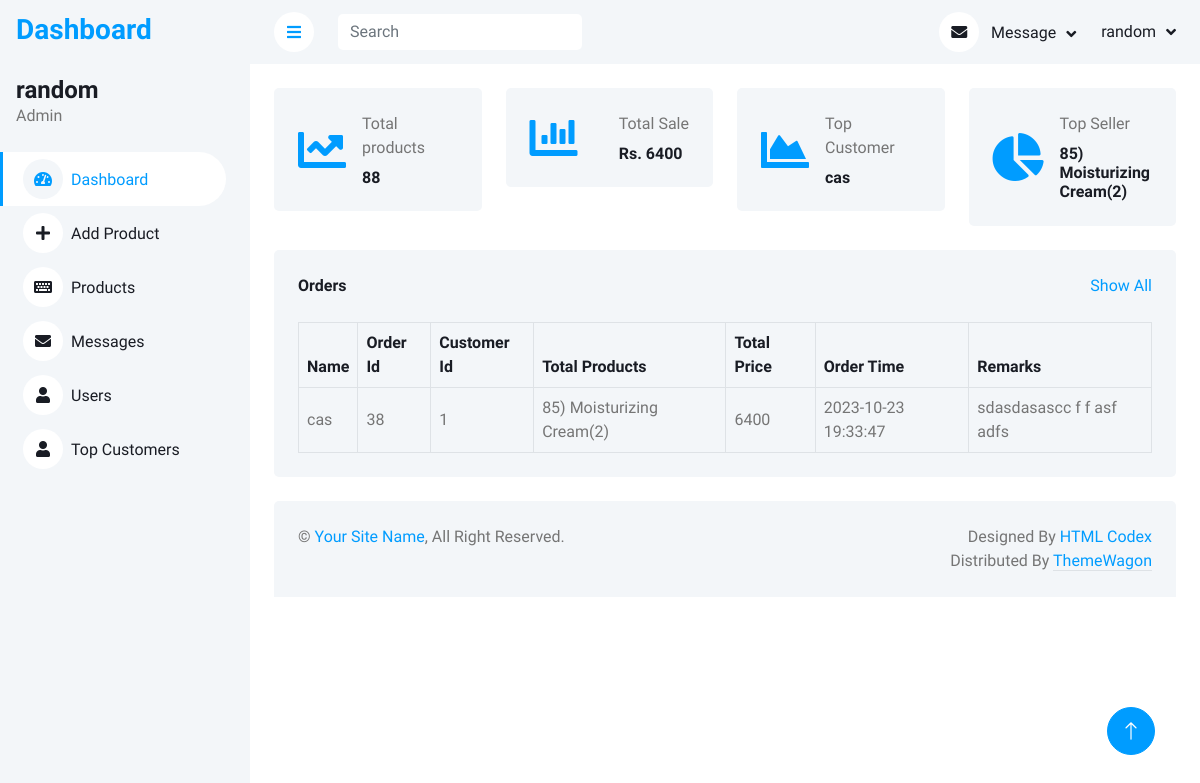
Page /admin-panel/dashborad.php (signed in) on the earlier database version.
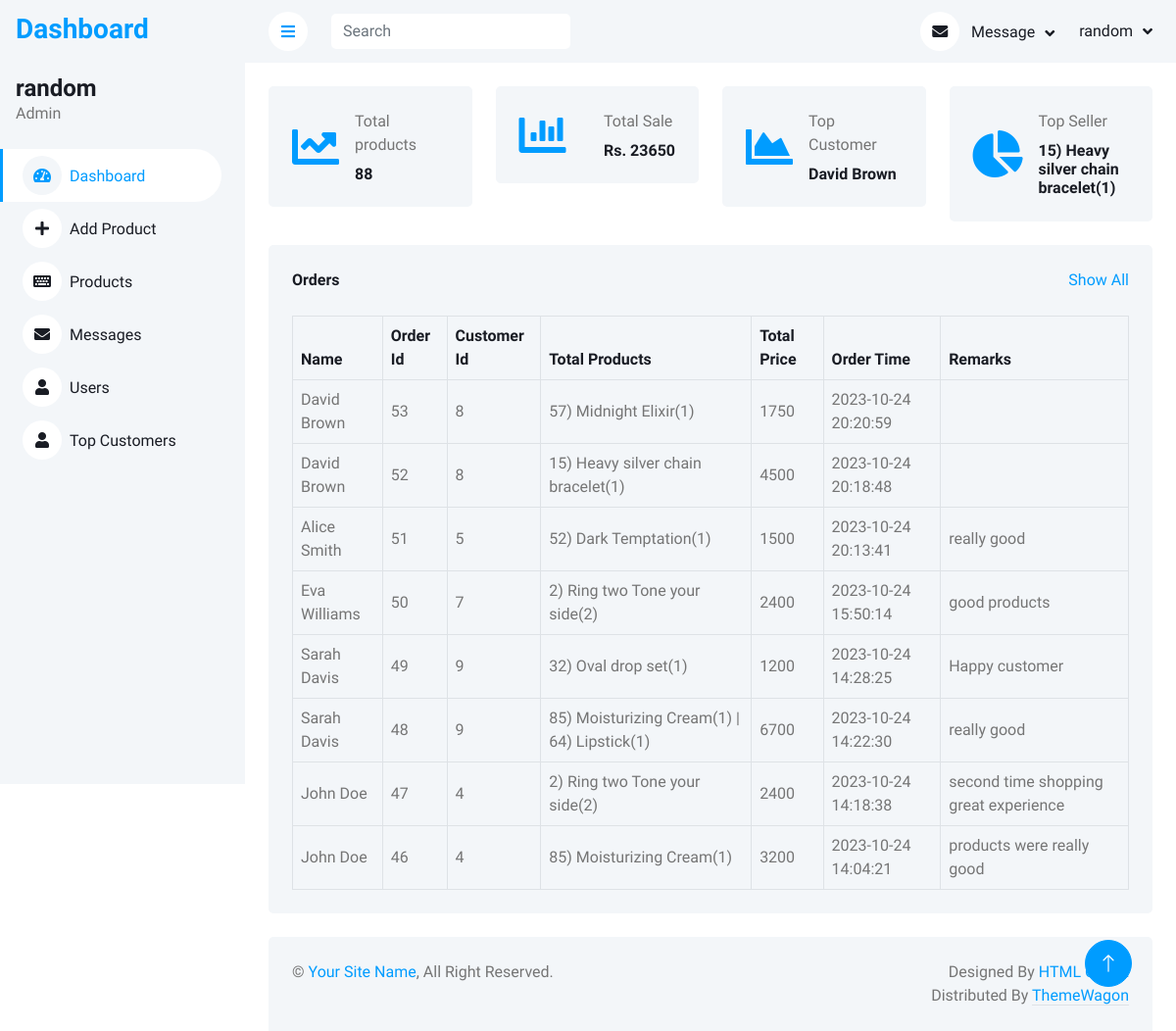
Same page on the later database version.
### tables this page shows
CREATE TABLE `orders` (
  `Name` varchar(255) DEFAULT NULL,
  `Address` varchar(255) DEFAULT NULL,
  `Email` varchar(255) DEFAULT NULL,
  `WorkPhoneNo` int(255) DEFAULT NULL,
  `CellNo` int(255) DEFAULT NULL,
  `DateOfBirth` date NOT NULL,
  `Remarks` varchar(255) DEFAULT NULL,
  `orderId` int(11) NOT NULL,
  `ProductId` int(11) DEFAULT NULL,
  `CustomerId` int(11) DEFAULT NULL,
  `TotalProducts` varchar(255) DEFAULT NULL,
  `TotalPrice` int(255) DEFAULT NULL,
  `OrderTime` timestamp NOT NULL DEFAULT current_timestamp()
);

### admin-panel/dashborad.php (the view, shortened to what this page needs)
<!DOCTYPE html>
<html lang="en">
<head>
    <link href="https://cdnjs.cloudflare.com/ajax/libs/font-awesome/5.10.0/css/all.min.css" rel="stylesheet">
    <link href="https://cdn.jsdelivr.net/npm/bootstrap-icons@1.4.1/font/bootstrap-icons.css" rel="stylesheet">
    <link href="https://cdn.datatables.net/1.13.6/css/jquery.dataTables.min.css" rel="stylesheet">
    <link href="css/bootstrap.min.css" rel="stylesheet">
    <link href="css/style.css" rel="stylesheet">
</head>
<body>
    <div class="container-xxl position-relative bg-white d-flex p-0">
        <?php include('sidebar.php') ?>
        <div class="content">
            <?php include('navbar.php') ?>
            <div class="container-fluid pt-4 px-4">
                <div class="row g-4">
                    <div class="col-sm-6 col-xl-3">
                        <div class="bg-light rounded d-flex align-items-center justify-content-between p-4">
                            <i class="fa fa-chart-line fa-3x text-primary"></i>
                            <div class="ms-3">
                                <p class="mb-2">Total products</p>
                                <h6 class="mb-0">
                                    <?php
                                    $select = "select * from products";
                                    $result = mysqli_query($connection, $select);
                                    $num = mysqli_num_rows($result);
                                    echo $num;
                                    ?>
                                </h6>
                            </div>
                        </div>
                    </div>
                    <div class="col-sm-6 col-xl-3">
                        <div class="bg-light rounded d-flex align-items-center justify-content-between p-4">
                            <i class="fa fa-chart-bar fa-3x text-primary"></i>
                            <div class="ms-3">
                                <p class="mb-2">Total Sale</p>
                                <h6 class="mb-0">
                                    Rs.
                                    <?php
                                    $select = "select TotalPrice from orders";
                                    $result = mysqli_query($connection, $select);
                                    $total_sales = 0;
                                    if (mysqli_num_rows($result) > 0) {
                                        while ($data = mysqli_fetch_assoc($result)) {
                                            $total_price = $data['TotalPrice'];
                                            $total_sales += $total_price;
                                        }
                                        echo $total_sales;
                                    } else {
                                        echo "0";
                                    }
                                    ?>
                                </h6>
                            </div>
                        </div>
                    </div>
                    <div class="col-sm-6 col-xl-3">
                        <div class="bg-light rounded d-flex align-items-center justify-content-between p-4">
                            <i class="fa fa-chart-area fa-3x text-primary"></i>
                            <div class="ms-3">
                                <p class="mb-2">Top Customer</p>
                                <h6 class="mb-0">
                                    <?php
                                    $select = mysqli_query($connection, "SELECT *, COUNT(Name) AS numbers FROM orders GROUP BY Name ORDER BY numbers DESC LIMIT 1");
                                    if (mysqli_num_rows($select) > 0) {
                                        while ($user = mysqli_fetch_assoc($select)) {
                                            $name = $user['Name'];
                                            echo $name;
                                        }
                                    }
                                    ?>
                                </h6>
                            </div>
                        </div>
                    </div>
                    <div class="col-sm-6 col-xl-3">
                        <div class="bg-light rounded d-flex align-items-center justify-content-between p-4">
                            <i class="fa fa-chart-pie fa-3x text-primary"></i>
                            <div class="ms-3">
                                <p class="mb-2">Top Seller</p>
                                <h6 class="mb-0">
                                    <?php
                                    $select = mysqli_query($connection, "SELECT COUNT(TotalProducts), TotalProducts AS number from orders GROUP BY TotalProducts limit 1");
                                    if (mysqli_num_rows($select) > 0) {
                                        while ($user = mysqli_fetch_assoc($select)) {
                                            $product = $user['number'];
                                            echo $product;
                                        }
                                    }
                                    ?>
                                </h6>
                            </div>
                        </div>
                    </div>
                </div>
            </div>
            <div class="container-fluid pt-4 px-4">
                <div class="bg-light text-center rounded p-4">
                    <div class="d-flex align-items-center justify-content-between mb-4">
                        <h6 class="mb-0">Orders</h6>
                        <a href="">Show All</a>
                    </div>
                    <div class="table-responsive">
                        <table class="table text-start align-middle table-bordered table-hover mb-0 table-responsive" id="orders-tabl">
                            <thead>
                                <tr class="text-dark">
                                    <th scope="col">Name</th>
                                    <th scope="col">Order Id</th>
                                    <th scope="col">Customer Id</th>
                                    <th scope="col">Total Products</th>
                                    <th scope="col">Total Price</th>
                                    <th scope="col">Order Time</th>
                                    <th scope="col">Remarks</th>
                                </tr>
                            </thead>
                            <tbody>
                                <?php
                                $select_order = mysqli_query($connection, "select * from orders order by orderId desc");
                                if (mysqli_num_rows($select_order) > 0) {
                                    while ($data = mysqli_fetch_array($select_order)) {
                                ?>
                                        <tr>
                                            <td><?php echo $data['Name'] ?></td>
                                            <td><?php echo $data['orderId'] ?></td>
                                            <td><?php echo $data['CustomerId'] ?></td>
                                            <td><?php echo $data['TotalProducts'] ?></td>
                                            <td><?php echo $data['TotalPrice'] ?></td>
                                            <td><?php echo $data['OrderTime'] ?></td>
                                            <td><?php echo $data['Remarks'] ?></td>
                                        </tr>
                                <?php
                                    }
                                }
                                ?>
                            </tbody>
                        </table>
                    </div>
                </div>
            </div>
            <div class="container-fluid pt-4 px-4">
                <div class="bg-light rounded-top p-4">
                    <div class="row">
                        <div class="col-12 col-sm-6 text-center text-sm-start">
                            &copy; <a href="#">Your Site Name</a>, All Right Reserved.
                        </div>
                        <div class="col-12 col-sm-6 text-center text-sm-end">
                            Designed By <a href="https://htmlcodex.com">HTML Codex</a>
                            Distributed By <a class="border-bottom" href="https://themewagon.com" target="_blank">ThemeWagon</a>
                        </div>
                    </div>
                </div>
            </div>
        </div>
        <a href="#" class="btn btn-lg btn-primary btn-lg-square back-to-top"><i class="bi bi-arrow-up"></i></a>
    </div>
</body>
</html>

### admin-panel/sidebar.php (shortened to what this page needs)
<!DOCTYPE html>
<html lang="en">
<head>
    <link href="https://cdnjs.cloudflare.com/ajax/libs/font-awesome/5.10.0/css/all.min.css" rel="stylesheet">
    <link href="https://cdn.jsdelivr.net/npm/bootstrap-icons@1.4.1/font/bootstrap-icons.css" rel="stylesheet">
    <link href="css/bootstrap.min.css" rel="stylesheet">
    <link href="css/style.css" rel="stylesheet">
</head>
<body>
    <div class="sidebar pe-4 pb-3">
        <nav class="navbar bg-light navbar-light">
            <a href="dashborad.php" class="navbar-brand mx-3 mb-3">
                <h3 class="text-primary">Dashboard</h3>
            </a>
            <div class="d-flex align-items-center mb-4">
                <div class="ms-3">
                    <h4 class="mb-0"><?php echo $_SESSION['username'] ?></h4>
                    <span>Admin</span>
                </div>
            </div>
            <div class="navbar-nav w-100">
                <a href="dashborad.php" class="nav-item nav-link active"><i class="fa fa-tachometer-alt me-2"></i>Dashboard</a>
                <a href="addproduct.php" class="nav-item nav-link"><i class="fa fa-plus me-2"></i>Add Product</a>
                <a href="products.php" class="nav-item nav-link"><i class="fa fa-keyboard me-2"></i>Products</a>
                <a href="./messages.php" class="nav-item nav-link"><i class="fa fa-envelope me-2"></i>Messages</a>
                <a href="users.php" class="nav-item nav-link"><i class="fa fa-user me-2"></i>Users</a>
                <a href="./topcustomers.php" class="nav-item nav-link"><i class="fa fa-user me-2"></i>Top Customers</a>
            </div>
        </nav>
    </div>
</body>
</html>

### admin-panel/navbar.php (shortened to what this page needs)
<!DOCTYPE html>
<html lang="en">
<head>
    <link href="https://cdnjs.cloudflare.com/ajax/libs/font-awesome/5.10.0/css/all.min.css" rel="stylesheet">
    <link href="https://cdn.jsdelivr.net/npm/bootstrap-icons@1.4.1/font/bootstrap-icons.css" rel="stylesheet">
    <link href="css/bootstrap.min.css" rel="stylesheet">
    <link href="css/style.css" rel="stylesheet">
</head>
<body>
    <nav class="navbar navbar-expand bg-light navbar-light sticky-top px-4 py-0">
        <a href="#" class="sidebar-toggler flex-shrink-0">
            <i class="fa fa-bars"></i>
        </a>
        <form class="d-none d-md-flex ms-4">
            <input class="form-control border-0" type="search" placeholder="Search">
        </form>
        <div class="navbar-nav align-items-center ms-auto">
            <div class="nav-item dropdown">
                <a href="#" class="nav-link dropdown-toggle" data-bs-toggle="dropdown">
                    <i class="fa fa-envelope me-lg-2"></i>
                    <span class="d-none d-lg-inline-flex">Message</span>
                </a>
            </div>
            <div class="nav-item dropdown">
                <a href="#" class="nav-link dropdown-toggle" data-bs-toggle="dropdown">
                    <span class="d-none d-lg-inline-flex"><?php echo $_SESSION['username'] ?></span>
                </a>
            </div>
        </div>
    </nav>
</body>
</html>

### admin-panel/css/style.css (style rules this page uses)
:root { --primary: #009CFF; --light: #F3F6F9; --dark: #191C24; }
.back-to-top { position: fixed; display: none; right: 45px; bottom: 45px; z-index: 99; }
.btn { transition: .5s; }
.btn.btn-primary { color: #FFFFFF; }
.btn-lg-square { width: 48px; height: 48px; }
.btn-square, .btn-sm-square, .btn-lg-square { padding: 0; display: inline-flex; align-items: center; justify-content: center; font-weight: normal; border-radius: 50px; }
.sidebar { position: fixed; top: 0; left: 0; bottom: 0; width: 250px; height: 100vh; overflow-y: auto; background: var(--light); transition: 0.5s; z-index: 999; }
.content { margin-left: 250px; min-height: 100vh; background: #FFFFFF; transition: 0.5s; }
@media (min-width: 992px) { .sidebar { margin-left: 0; } }
@media (min-width: 992px) { .content { width: calc(100% - 250px); } }
.sidebar .navbar .navbar-nav .nav-link { padding: 7px 20px; color: var(--dark); font-weight: 500; border-left: 3px solid var(--light); border-radius: 0 30px 30px 0; outline: none; }
.sidebar .navbar .navbar-nav .nav-link:hover, .sidebar .navbar .navbar-nav .nav-link.active { color: var(--primary); background: #FFFFFF; border-color: var(--primary); }
.sidebar .navbar .navbar-nav .nav-link i { width: 40px; height: 40px; display: inline-flex; align-items: center; justify-content: center; background: #FFFFFF; border-radius: 40px; }
.sidebar .navbar .navbar-nav .nav-link:hover i, .sidebar .navbar .navbar-nav .nav-link.active i { background: var(--light); }
.content .navbar .navbar-nav .nav-link { margin-left: 25px; padding: 12px 0; color: var(--dark); outline: none; }
.content .navbar .sidebar-toggler, .content .navbar .navbar-nav .nav-link i { width: 40px; height: 40px; display: inline-flex; align-items: center; justify-content: center; background: #FFFFFF; border-radius: 40px; }
.content .navbar .dropdown-toggle::after { margin-left: 6px; vertical-align: middle; border: none; content: "\f107"; font-family: "Font Awesome 5 Free"; font-weight: 900; transition: .5s; }

Differences in the rows shown:
removed orders: Name "cas", orderId "38", CustomerId "1", TotalProducts "85) Moisturizing Cream(2)", TotalPrice "6400", OrderTime "2023-10-23 19:33:47", Remarks "sdasdasascc f f asf adfs"
added orders: Name "David Brown", orderId "52", CustomerId "8", TotalProducts "15) Heavy silver chain bracelet(1)", TotalPrice "4500", OrderTime "2023-10-24 20:18:48"
added orders: Name "David Brown", orderId "53", CustomerId "8", TotalProducts "57) Midnight Elixir(1)", TotalPrice "1750", OrderTime "2023-10-24 20:20:59", shown under "Orders"
added orders: Name "Alice Smith", orderId "51", CustomerId "5", TotalProducts "52) Dark Temptation(1)", TotalPrice "1500", OrderTime "2023-10-24 20:13:41", Remarks "really good", shown under "Orders"
added orders: Name "Eva Williams", orderId "50", CustomerId "7", TotalProducts "2) Ring two Tone your side(2)", TotalPrice "2400", OrderTime "2023-10-24 15:50:14", Remarks "good products", shown under "Orders"
added orders: Name "Sarah Davis", orderId "49", CustomerId "9", TotalProducts "32) Oval drop set(1)", TotalPrice "1200", OrderTime "2023-10-24 14:28:25", Remarks "Happy customer", shown under "Orders"
added orders: Name "Sarah Davis", orderId "48", CustomerId "9", TotalProducts "85) Moisturizing Cream(1) | 64) Lipstick(1)", TotalPrice "6700", OrderTime "2023-10-24 14:22:30", Remarks "really good", shown under "Orders"
added orders: Name "John Doe", orderId "47", CustomerId "4", TotalProducts "2) Ring two Tone your side(2)", TotalPrice "2400", OrderTime "2023-10-24 14:18:38", Remarks "second time shopping great experience", shown under "Orders"
added orders: Name "John Doe", orderId "46", CustomerId "4", TotalProducts "85) Moisturizing Cream(1)", TotalPrice "3200", OrderTime "2023-10-24 14:04:21", Remarks "products were really good", shown under "Orders"
Other differences:
$total_sales: "6400" → "23650"
new list line: "15) Heavy silver chain bracelet(1)"
list line gone: "85) Moisturizing Cream(2)"
